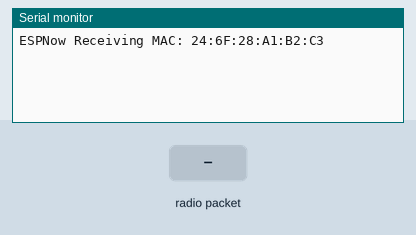
A sketch run on a simulated ESP32. Shown: the last lines printed to the serial monitor. Inputs (shaded band) come from the test bench.

Above: at 1.2 s.
1.3 s: radio packet "1" arrives
At 2.1 s:
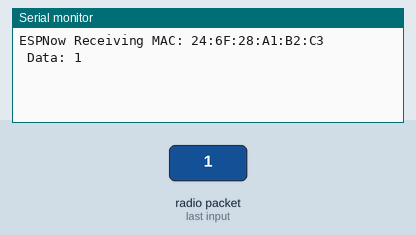
2.8 s: radio packet "0" arrives
At 3.2 s:
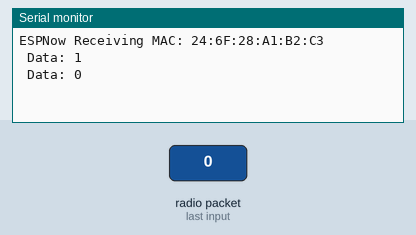
4.3 s: radio packet "2" arrives
At 5.5 s:
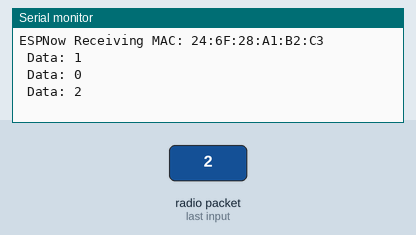

The sketch:

receiver.ino
```cpp
#include <esp_now.h>
#include <WiFi.h>
// callback on receive
void OnDataRecv(const uint8_t *mac_addr, const uint8_t *data, int data_len)
{
    Serial.print(" Data: ");
    Serial.println( (char *)data); // assume data is ascii string
}

void setup() {
    Serial.begin(115200);
    WiFi.mode(WIFI_STA);
    Serial.print("ESPNow Receiving MAC: "); Serial.println(WiFi.macAddress());
    if (esp_now_init() != ESP_OK)
    {
        Serial.println("ESPNow Init Failed");
    }
    esp_now_register_recv_cb(OnDataRecv);
    }

void loop() { }
```

Measured:
- after the input at 1.3 s, the serial monitor: prints a new line at once (image 1)
- after the input at 2.8 s, the serial monitor: prints a new line at once (image 2)
- after the input at 4.3 s, the serial monitor: prints a new line at once (image 3)
